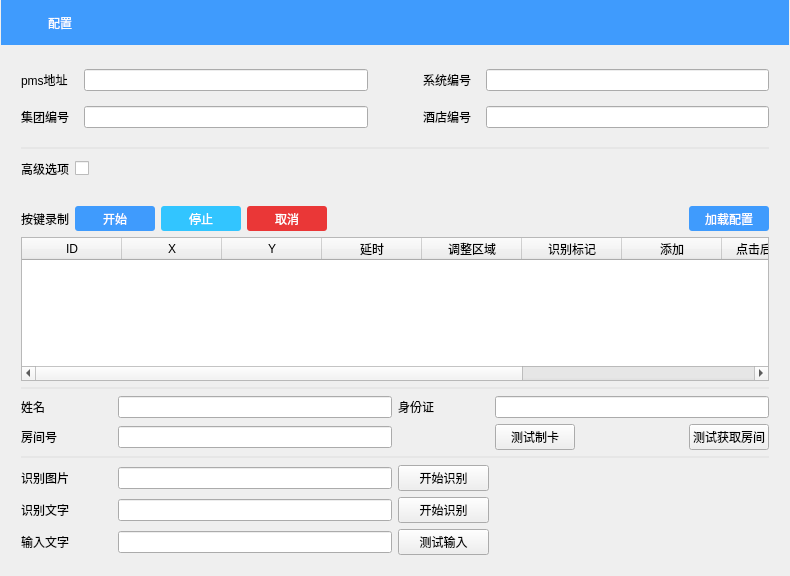
<?xml version="1.0" encoding="UTF-8"?>
<ui version="4.0">
 <class>FormConfig</class>
 <widget class="QWidget" name="FormConfig">
  <property name="geometry">
   <rect>
    <x>0</x>
    <y>0</y>
    <width>790</width>
    <height>576</height>
   </rect>
  </property>
  <property name="windowTitle">
   <string>配置</string>
  </property>
  <property name="styleSheet">
   <string notr="true">
QWidget#FormConfig{
	background-color: rgb(63, 155, 253);
}
QLineEdit {
      border: 1px solid #91c1f6;
      border-radius: 3px;
      padding: 0 8px;
      background: #f2f2f2;
};


font: 10pt &quot;微软雅黑&quot;;
color: rgb(59, 59, 59);
</string>
  </property>
  <layout class="QVBoxLayout" name="verticalLayout_3">
   <property name="spacing">
    <number>0</number>
   </property>
   <property name="leftMargin">
    <number>1</number>
   </property>
   <property name="topMargin">
    <number>0</number>
   </property>
   <property name="rightMargin">
    <number>1</number>
   </property>
   <property name="bottomMargin">
    <number>1</number>
   </property>
   <item>
    <widget class="QWidget" name="widgetTitle" native="true">
     <property name="minimumSize">
      <size>
       <width>0</width>
       <height>45</height>
      </size>
     </property>
     <property name="maximumSize">
      <size>
       <width>16777215</width>
       <height>45</height>
      </size>
     </property>
     <property name="styleSheet">
      <string notr="true">background-color: rgb(63, 155, 253);</string>
     </property>
     <layout class="QHBoxLayout" name="horizontalLayout_4" stretch="0,1,0,0">
      <item>
       <widget class="QLabel" name="label_14">
        <property name="minimumSize">
         <size>
          <width>30</width>
          <height>0</height>
         </size>
        </property>
        <property name="styleSheet">
         <string notr="true">image: url(:/icon/logo.png);</string>
        </property>
        <property name="text">
         <string/>
        </property>
       </widget>
      </item>
      <item>
       <widget class="QLabel" name="label_8">
        <property name="styleSheet">
         <string notr="true">font: 12pt &quot;微软雅黑&quot;;
color: rgb(254, 254, 254);</string>
        </property>
        <property name="text">
         <string>配置</string>
        </property>
       </widget>
      </item>
      <item>
       <widget class="QPushButton" name="pushButtonAbort">
        <property name="minimumSize">
         <size>
          <width>30</width>
          <height>30</height>
         </size>
        </property>
        <property name="maximumSize">
         <size>
          <width>30</width>
          <height>30</height>
         </size>
        </property>
        <property name="styleSheet">
         <string notr="true">background-image: url(:/icon/logo/abort.png);</string>
        </property>
        <property name="text">
         <string/>
        </property>
        <property name="flat">
         <bool>true</bool>
        </property>
       </widget>
      </item>
      <item>
       <widget class="QPushButton" name="pushButtonClose">
        <property name="minimumSize">
         <size>
          <width>30</width>
          <height>30</height>
         </size>
        </property>
        <property name="maximumSize">
         <size>
          <width>30</width>
          <height>30</height>
         </size>
        </property>
        <property name="styleSheet">
         <string notr="true">background-image: url(:/icon/logo/close1.png);</string>
        </property>
        <property name="text">
         <string/>
        </property>
        <property name="flat">
         <bool>true</bool>
        </property>
       </widget>
      </item>
     </layout>
    </widget>
   </item>
   <item>
    <widget class="QWidget" name="widgetTop" native="true">
     <property name="minimumSize">
      <size>
       <width>0</width>
       <height>150</height>
      </size>
     </property>
     <property name="styleSheet">
      <string notr="true">QWidget#widgetTop{
    background-color: rgb(255, 255, 255);
};
</string>
     </property>
     <layout class="QVBoxLayout" name="verticalLayout_2">
      <property name="leftMargin">
       <number>20</number>
      </property>
      <property name="rightMargin">
       <number>20</number>
      </property>
      <item>
       <layout class="QGridLayout" name="gridLayout_2" columnstretch="0,0,0,0,0">
        <property name="topMargin">
         <number>10</number>
        </property>
        <property name="bottomMargin">
         <number>10</number>
        </property>
        <property name="spacing">
         <number>15</number>
        </property>
        <item row="0" column="3">
         <widget class="QLabel" name="label_10">
          <property name="text">
           <string>系统编号</string>
          </property>
         </widget>
        </item>
        <item row="1" column="1">
         <widget class="QLineEdit" name="lineEditGroupCode"/>
        </item>
        <item row="0" column="1">
         <widget class="QLineEdit" name="lineEditPMS"/>
        </item>
        <item row="1" column="0">
         <widget class="QLabel" name="label_11">
          <property name="text">
           <string>集团编号</string>
          </property>
         </widget>
        </item>
        <item row="1" column="3">
         <widget class="QLabel" name="label_12">
          <property name="text">
           <string>酒店编号</string>
          </property>
         </widget>
        </item>
        <item row="1" column="4">
         <widget class="QLineEdit" name="lineEditHotelCode"/>
        </item>
        <item row="0" column="4">
         <widget class="QLineEdit" name="lineEditPMSType"/>
        </item>
        <item row="0" column="0">
         <widget class="QLabel" name="label_9">
          <property name="text">
           <string>pms地址</string>
          </property>
         </widget>
        </item>
        <item row="1" column="2">
         <spacer name="horizontalSpacer_5">
          <property name="orientation">
           <enum>Qt::Horizontal</enum>
          </property>
          <property name="sizeType">
           <enum>QSizePolicy::Fixed</enum>
          </property>
          <property name="sizeHint" stdset="0">
           <size>
            <width>40</width>
            <height>20</height>
           </size>
          </property>
         </spacer>
        </item>
       </layout>
      </item>
      <item>
       <widget class="Line" name="line_2">
        <property name="styleSheet">
         <string notr="true">color: rgb(230, 230, 230);</string>
        </property>
        <property name="frameShadow">
         <enum>QFrame::Plain</enum>
        </property>
        <property name="lineWidth">
         <number>2</number>
        </property>
        <property name="orientation">
         <enum>Qt::Horizontal</enum>
        </property>
       </widget>
      </item>
      <item>
       <layout class="QHBoxLayout" name="horizontalLayout_3">
        <item>
         <widget class="QLabel" name="label">
          <property name="text">
           <string>高级选项</string>
          </property>
         </widget>
        </item>
        <item>
         <widget class="QCheckBox" name="checkBoxMore">
          <property name="styleSheet">
           <string notr="true"> QCheckBox::indicator:unchecked {
	image: url(:/icon/logo/check_off.png);
  }
QCheckBox::indicator:checked {
     image: url(:/icon/logo/check_on.png);
  }</string>
          </property>
          <property name="text">
           <string/>
          </property>
         </widget>
        </item>
        <item>
         <spacer name="horizontalSpacer">
          <property name="orientation">
           <enum>Qt::Horizontal</enum>
          </property>
          <property name="sizeHint" stdset="0">
           <size>
            <width>40</width>
            <height>20</height>
           </size>
          </property>
         </spacer>
        </item>
       </layout>
      </item>
     </layout>
    </widget>
   </item>
   <item>
    <widget class="QWidget" name="widgetCfg" native="true">
     <property name="styleSheet">
      <string notr="true">QWidget#widgetCfg{
    background-color: rgb(255, 255, 255);
};
</string>
     </property>
     <layout class="QVBoxLayout" name="verticalLayout">
      <property name="leftMargin">
       <number>20</number>
      </property>
      <property name="rightMargin">
       <number>20</number>
      </property>
      <property name="bottomMargin">
       <number>20</number>
      </property>
      <item>
       <layout class="QHBoxLayout" name="horizontalLayout">
        <item>
         <widget class="QLabel" name="label_4">
          <property name="text">
           <string>按键录制</string>
          </property>
         </widget>
        </item>
        <item>
         <widget class="QPushButton" name="pushButtonStart">
          <property name="styleSheet">
           <string notr="true">QPushButton {
      border-radius: 3px;
      color:white;
      background-color: rgb(63, 155, 253);
      min-width: 80px;
      min-height: 25px;
  }</string>
          </property>
          <property name="text">
           <string>开始</string>
          </property>
          <property name="flat">
           <bool>false</bool>
          </property>
         </widget>
        </item>
        <item>
         <widget class="QPushButton" name="pushButtonStop">
          <property name="styleSheet">
           <string notr="true">QPushButton {
      border-radius: 3px;
      color:white;
	  background-color: rgb(50, 197, 255);
      min-width: 80px;
      min-height: 25px;
  }</string>
          </property>
          <property name="text">
           <string>停止</string>
          </property>
         </widget>
        </item>
        <item>
         <widget class="QPushButton" name="pushButtonCancel">
          <property name="styleSheet">
           <string notr="true">QPushButton {
      border-radius: 3px;
      color:white;
	  background-color: rgb(234, 55, 55);
      min-width: 80px;
      min-height: 25px;
  }</string>
          </property>
          <property name="text">
           <string>取消</string>
          </property>
         </widget>
        </item>
        <item>
         <spacer name="horizontalSpacer_2">
          <property name="orientation">
           <enum>Qt::Horizontal</enum>
          </property>
          <property name="sizeHint" stdset="0">
           <size>
            <width>40</width>
            <height>20</height>
           </size>
          </property>
         </spacer>
        </item>
        <item>
         <widget class="QPushButton" name="pushButtonLoad">
          <property name="styleSheet">
           <string notr="true">QPushButton {
      border-radius: 3px;
      color:white;
      background-color: rgb(63, 155, 253);
      min-width: 80px;
      min-height: 25px;
  }</string>
          </property>
          <property name="text">
           <string>加载配置</string>
          </property>
         </widget>
        </item>
       </layout>
      </item>
      <item>
       <widget class="QTreeWidget" name="treeWidget">
        <property name="alternatingRowColors">
         <bool>true</bool>
        </property>
        <column>
         <property name="text">
          <string>ID</string>
         </property>
         <property name="textAlignment">
          <set>AlignCenter</set>
         </property>
        </column>
        <column>
         <property name="text">
          <string>X</string>
         </property>
         <property name="textAlignment">
          <set>AlignCenter</set>
         </property>
        </column>
        <column>
         <property name="text">
          <string>Y</string>
         </property>
         <property name="textAlignment">
          <set>AlignCenter</set>
         </property>
        </column>
        <column>
         <property name="text">
          <string>延时</string>
         </property>
         <property name="textAlignment">
          <set>AlignCenter</set>
         </property>
        </column>
        <column>
         <property name="text">
          <string>调整区域</string>
         </property>
         <property name="textAlignment">
          <set>AlignCenter</set>
         </property>
        </column>
        <column>
         <property name="text">
          <string>识别标记</string>
         </property>
         <property name="textAlignment">
          <set>AlignCenter</set>
         </property>
        </column>
        <column>
         <property name="text">
          <string>添加</string>
         </property>
         <property name="textAlignment">
          <set>AlignCenter</set>
         </property>
        </column>
        <column>
         <property name="text">
          <string>点击后的操作</string>
         </property>
         <property name="textAlignment">
          <set>AlignCenter</set>
         </property>
        </column>
        <column>
         <property name="text">
          <string>操作</string>
         </property>
         <property name="textAlignment">
          <set>AlignCenter</set>
         </property>
        </column>
        <column>
         <property name="text">
          <string>正常下一步</string>
         </property>
         <property name="textAlignment">
          <set>AlignCenter</set>
         </property>
        </column>
        <column>
         <property name="text">
          <string>异常下一步</string>
         </property>
         <property name="textAlignment">
          <set>AlignCenter</set>
         </property>
        </column>
       </widget>
      </item>
      <item>
       <widget class="QWidget" name="widgetcfgEx" native="true">
        <property name="styleSheet">
         <string notr="true">QPushButton {
      border-radius: 3px;
      color:white;
      background-color: rgb(63, 155, 253);
      min-width: 80px;
      min-height: 25px;
  };</string>
        </property>
        <layout class="QVBoxLayout" name="verticalLayout_4">
         <property name="leftMargin">
          <number>0</number>
         </property>
         <property name="topMargin">
          <number>0</number>
         </property>
         <property name="rightMargin">
          <number>0</number>
         </property>
         <property name="bottomMargin">
          <number>0</number>
         </property>
         <item>
          <widget class="Line" name="line_3">
           <property name="styleSheet">
            <string notr="true">color: rgb(230, 230, 230);</string>
           </property>
           <property name="frameShadow">
            <enum>QFrame::Plain</enum>
           </property>
           <property name="lineWidth">
            <number>2</number>
           </property>
           <property name="orientation">
            <enum>Qt::Horizontal</enum>
           </property>
          </widget>
         </item>
         <item>
          <layout class="QGridLayout" name="gridLayout_3" columnstretch="1,3,1,3">
           <item row="0" column="3">
            <widget class="QLineEdit" name="lineEditCardID"/>
           </item>
           <item row="0" column="0">
            <widget class="QLabel" name="label_3">
             <property name="text">
              <string>姓名</string>
             </property>
            </widget>
           </item>
           <item row="0" column="1">
            <widget class="QLineEdit" name="lineEditName"/>
           </item>
           <item row="0" column="2">
            <widget class="QLabel" name="label_6">
             <property name="text">
              <string>身份证</string>
             </property>
            </widget>
           </item>
           <item row="1" column="3">
            <layout class="QHBoxLayout" name="horizontalLayout_2">
             <item>
              <widget class="QPushButton" name="pushButtonCreateCard">
               <property name="text">
                <string>测试制卡</string>
               </property>
              </widget>
             </item>
             <item>
              <spacer name="horizontalSpacer_3">
               <property name="orientation">
                <enum>Qt::Horizontal</enum>
               </property>
               <property name="sizeHint" stdset="0">
                <size>
                 <width>40</width>
                 <height>20</height>
                </size>
               </property>
              </spacer>
             </item>
             <item>
              <widget class="QPushButton" name="pushButtonPMS">
               <property name="text">
                <string>测试获取房间</string>
               </property>
              </widget>
             </item>
            </layout>
           </item>
           <item row="1" column="1">
            <widget class="QLineEdit" name="lineEditRoomNum"/>
           </item>
           <item row="1" column="0">
            <widget class="QLabel" name="label_13">
             <property name="text">
              <string>房间号</string>
             </property>
            </widget>
           </item>
          </layout>
         </item>
         <item>
          <widget class="Line" name="line_4">
           <property name="styleSheet">
            <string notr="true">color: rgb(230, 230, 230);</string>
           </property>
           <property name="frameShadow">
            <enum>QFrame::Plain</enum>
           </property>
           <property name="lineWidth">
            <number>2</number>
           </property>
           <property name="orientation">
            <enum>Qt::Horizontal</enum>
           </property>
          </widget>
         </item>
         <item>
          <layout class="QGridLayout" name="gridLayout" columnstretch="1,3,1,3">
           <item row="0" column="0">
            <widget class="QLabel" name="label_5">
             <property name="text">
              <string>识别图片</string>
             </property>
            </widget>
           </item>
           <item row="1" column="1">
            <widget class="QLineEdit" name="lineEditRecoText"/>
           </item>
           <item row="1" column="0">
            <widget class="QLabel" name="label_7">
             <property name="text">
              <string>识别文字</string>
             </property>
            </widget>
           </item>
           <item row="0" column="1">
            <widget class="QLineEdit" name="lineEditRecoImg"/>
           </item>
           <item row="0" column="2">
            <widget class="QPushButton" name="pushButtonRecoImg">
             <property name="text">
              <string>开始识别</string>
             </property>
            </widget>
           </item>
           <item row="1" column="2">
            <widget class="QPushButton" name="pushButtonRecoText">
             <property name="text">
              <string>开始识别</string>
             </property>
            </widget>
           </item>
           <item row="2" column="2">
            <widget class="QPushButton" name="pushButtonInput">
             <property name="text">
              <string>测试输入</string>
             </property>
            </widget>
           </item>
           <item row="2" column="0">
            <widget class="QLabel" name="label_2">
             <property name="text">
              <string>输入文字</string>
             </property>
            </widget>
           </item>
           <item row="2" column="1">
            <widget class="QLineEdit" name="lineEditInput"/>
           </item>
           <item row="0" column="3">
            <widget class="QLabel" name="labelRecoImgResult">
             <property name="text">
              <string/>
             </property>
            </widget>
           </item>
           <item row="1" column="3">
            <widget class="QLabel" name="labelResult">
             <property name="frameShape">
              <enum>QFrame::NoFrame</enum>
             </property>
             <property name="text">
              <string/>
             </property>
            </widget>
           </item>
          </layout>
         </item>
        </layout>
       </widget>
      </item>
     </layout>
    </widget>
   </item>
  </layout>
 </widget>
 <layoutdefault spacing="6" margin="11"/>
 <tabstops>
  <tabstop>lineEditPMS</tabstop>
  <tabstop>lineEditPMSType</tabstop>
  <tabstop>lineEditGroupCode</tabstop>
  <tabstop>lineEditHotelCode</tabstop>
  <tabstop>checkBoxMore</tabstop>
  <tabstop>pushButtonStart</tabstop>
  <tabstop>pushButtonStop</tabstop>
  <tabstop>pushButtonCancel</tabstop>
  <tabstop>treeWidget</tabstop>
  <tabstop>pushButtonAbort</tabstop>
  <tabstop>pushButtonClose</tabstop>
  <tabstop>lineEditName</tabstop>
  <tabstop>lineEditCardID</tabstop>
  <tabstop>lineEditRoomNum</tabstop>
  <tabstop>pushButtonCreateCard</tabstop>
  <tabstop>pushButtonPMS</tabstop>
  <tabstop>lineEditRecoImg</tabstop>
  <tabstop>pushButtonRecoImg</tabstop>
  <tabstop>lineEditRecoText</tabstop>
  <tabstop>pushButtonRecoText</tabstop>
  <tabstop>lineEditInput</tabstop>
  <tabstop>pushButtonInput</tabstop>
 </tabstops>
 <resources>
  <include location="KeyRecorder.qrc"/>
 </resources>
 <connections/>
</ui>
